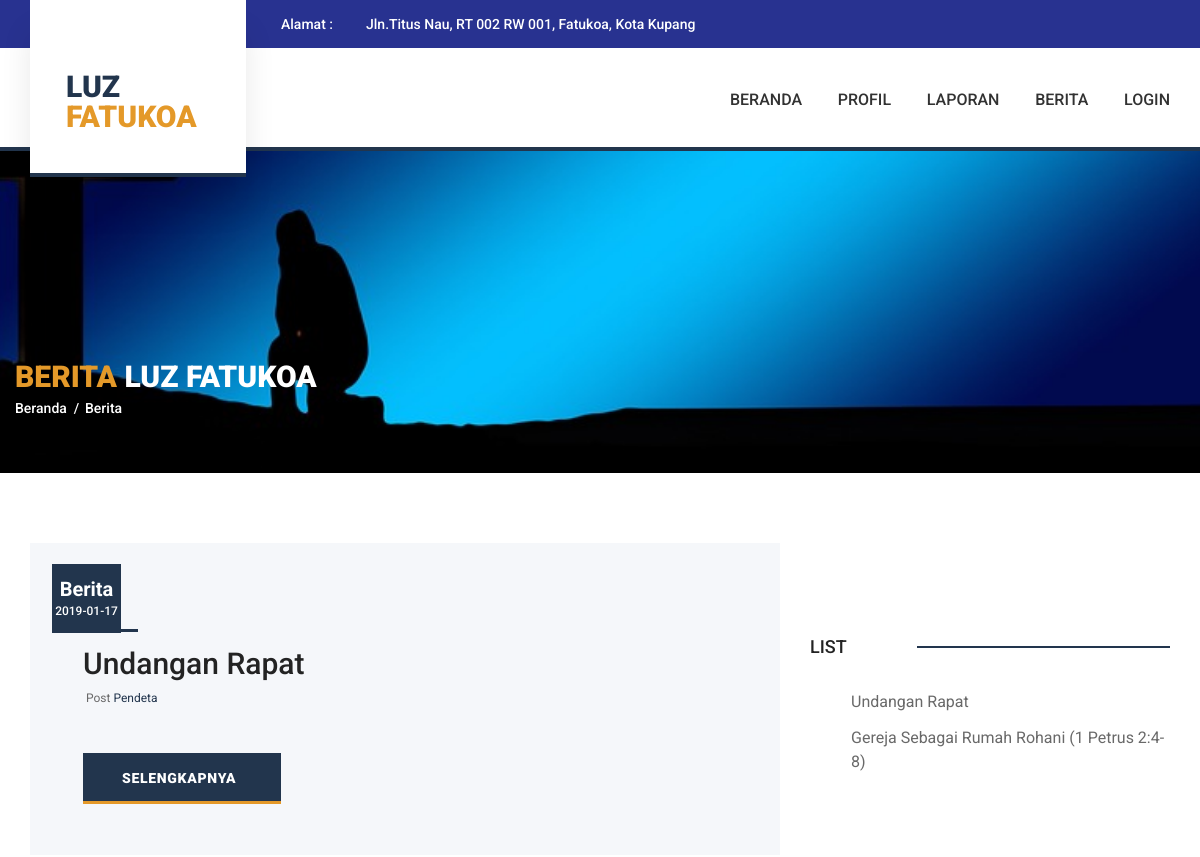
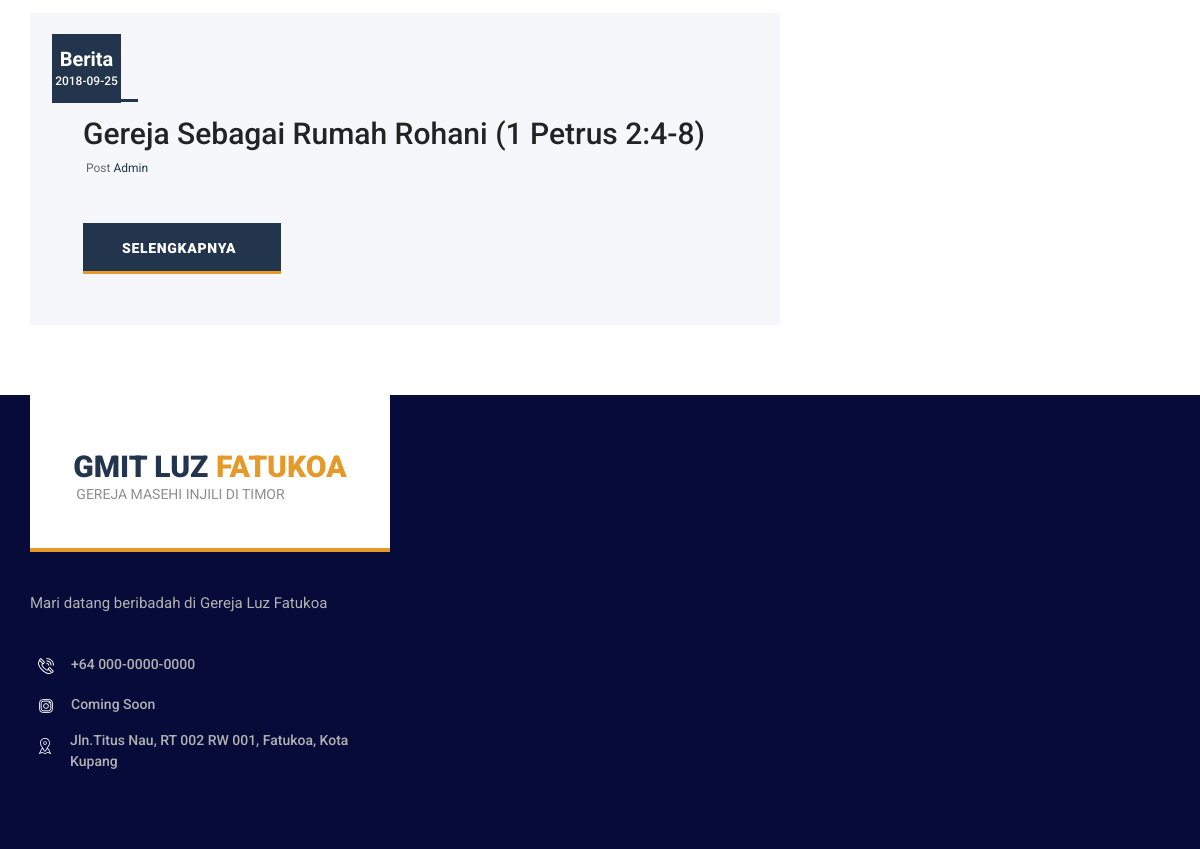
The app's page /news_gereja.php, older data (2 pictures, top to bottom).
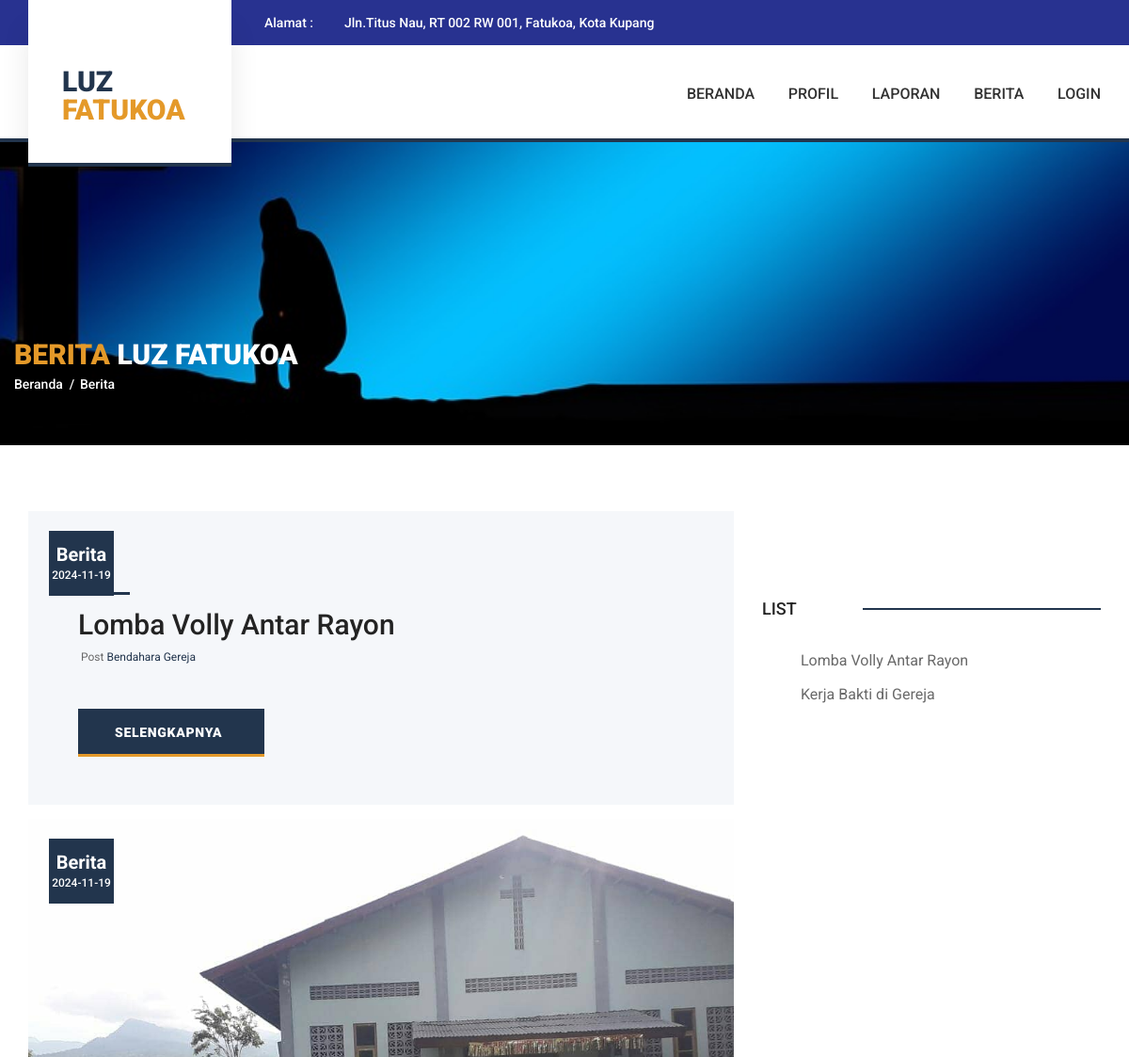
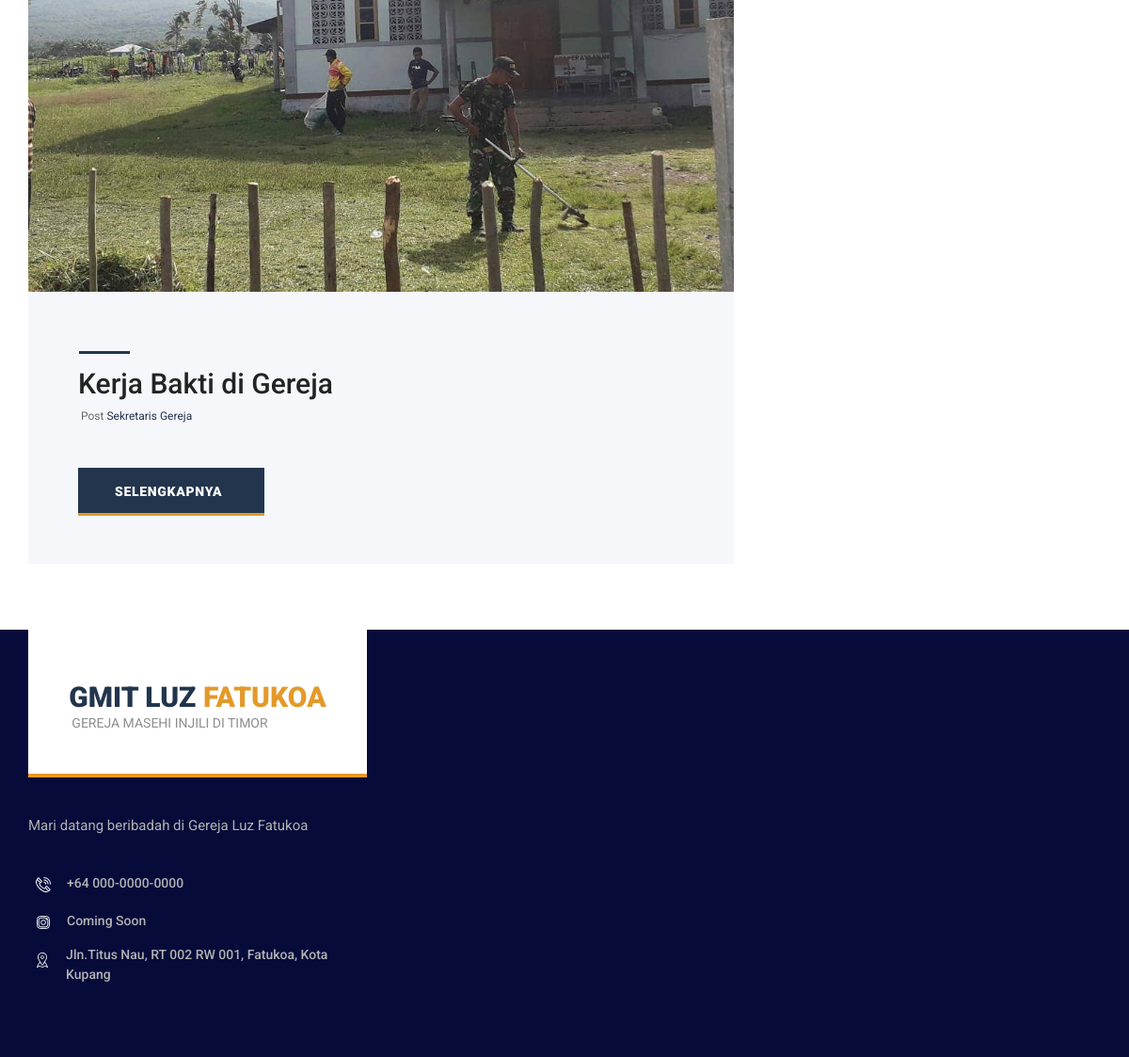
The same page, newer data (2 pictures, top to bottom).
### tables this page shows
CREATE TABLE `tbl_blog` (
  `kode` int(11) NOT NULL,
  `kategori` varchar(50) DEFAULT NULL,
  `judul` varchar(100) DEFAULT NULL,
  `konten` text DEFAULT NULL,
  `tgl_posting` date DEFAULT NULL,
  `user` varchar(50) DEFAULT NULL,
  `status` varchar(10) NOT NULL,
  `gambar` varchar(100) NOT NULL
);

### news_gereja.php (the view, shortened to what this page needs)
<?php include 'header.php'; ?>
<head>
	<link rel="stylesheet" type="text/css" href="styles/news.css">
	<link rel="stylesheet" type="text/css" href="styles/news_responsive.css">
</head>
<div class="home">
	<div class="home_background parallax-window" data-parallax="scroll" data-image-src="img/gambar/profil.jpg" data-speed="0.8"></div>
	<div class="home_container">
		<div class="container">
			<div class="row">
				<div class="col">
					<div class="home_content">
						<div class="home_title"><span>BERITA</span> LUZ FATUKOA</div>
						<div class="breadcrumbs">
							<ul>
								<li><a href="index.php">Beranda</a></li>
								<li>Berita</li>
							</ul>
						</div>
					</div>
				</div>
			</div>
		</div>
	</div>
</div>
<div class="news">
	<div class="container">
		<div class="row">
			<div class="col-lg-8">
				<div class="news_posts">
					<?php
					$qry = mysqli_query($konek, "SELECT * FROM tbl_blog where kode order by tgl_posting desc limit 100");
					while ($data = mysqli_fetch_assoc($qry)) {
					?>
						<div class="news_post">
							<div class="news_image">
								<img src="img/blog/<?php echo $data['gambar']; ?>" alt="">
								<div class="news_date d-flex flex-column align-items-center justify-content-center">
									<div class="news_day">Berita</div>
									<div class="news_month"><?php echo $data['tgl_posting']; ?></div>
								</div>
							</div>
							<div class="news_body">
								<div class="news_title"><a href="news_detail.php?id=<?php echo base64_encode($data['kode']); ?>"><?php echo $data['judul']; ?></a></div>
								<div class="news_info">
									<ul>
										<li class="news_author"><span>Post</span><a href="#"> <?php echo $data['user']; ?></a></li>
									</ul>
								</div>
								<div class="button about_button">
									<a href="news_detail.php?id=<?php echo base64_encode($data['kode']); ?>">SELENGKAPNYA</a>
								</div>
							</div>
						</div>
					<?php } ?>
				</div>
			</div>
			<div class="col-lg-4">
				<div class="sidebar">
					<div class="sidebar_categories sidebar_section">
						<div class="sidebar_section_title">
							<div class="sidebar_title">LIST</div>
						</div>
						<ul>
							<?php
							$qry = mysqli_query($konek, "SELECT * FROM tbl_blog where kode order by tgl_posting desc limit 100");
							while ($data = mysqli_fetch_assoc($qry)) {
							?>
								<li><a href="news_gereja.php?id=<?php echo base64_encode($data['kode']); ?>"><?php echo $data['judul']; ?></a></li>
							<?php } ?>
						</ul>
					</div>
				</div>
			</div>
		</div>
	</div>
</div>
<?php include 'footer.php'; ?>

Row changes from the older to the newer data that the page shows:
removed tbl_blog: tgl_posting "2019-01-17", judul "Undangan Rapat", user "Pendeta"
removed tbl_blog: tgl_posting "2018-09-25", judul "Gereja Sebagai Rumah Rohani (1 Petrus 2:4-8)", user "Admin"
added tbl_blog: tgl_posting "2024-11-19", judul "Lomba Volly Antar Rayon", user "Bendahara Gereja"
added tbl_blog: gambar (picture), tgl_posting "2024-11-19", judul "Kerja Bakti di Gereja", user "Sekretaris Gereja"
